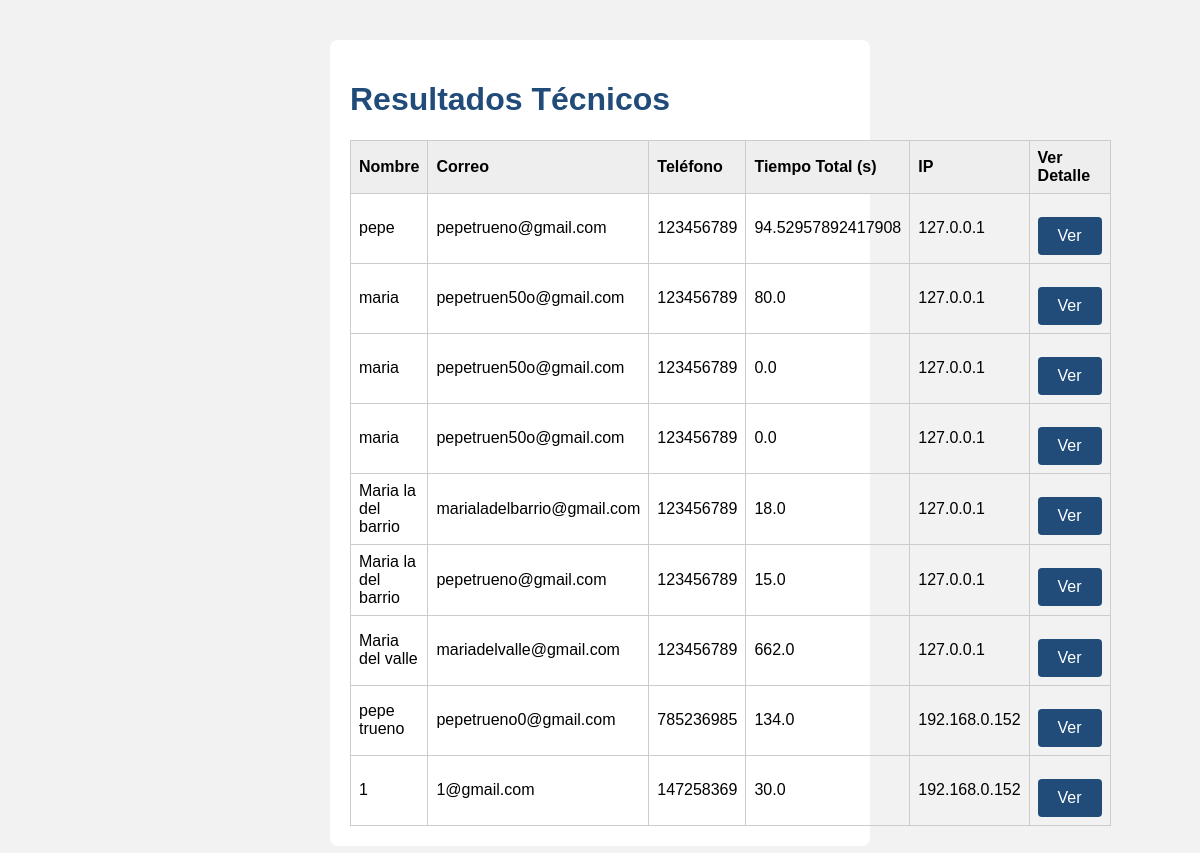
Page /resultados on the earlier database version.
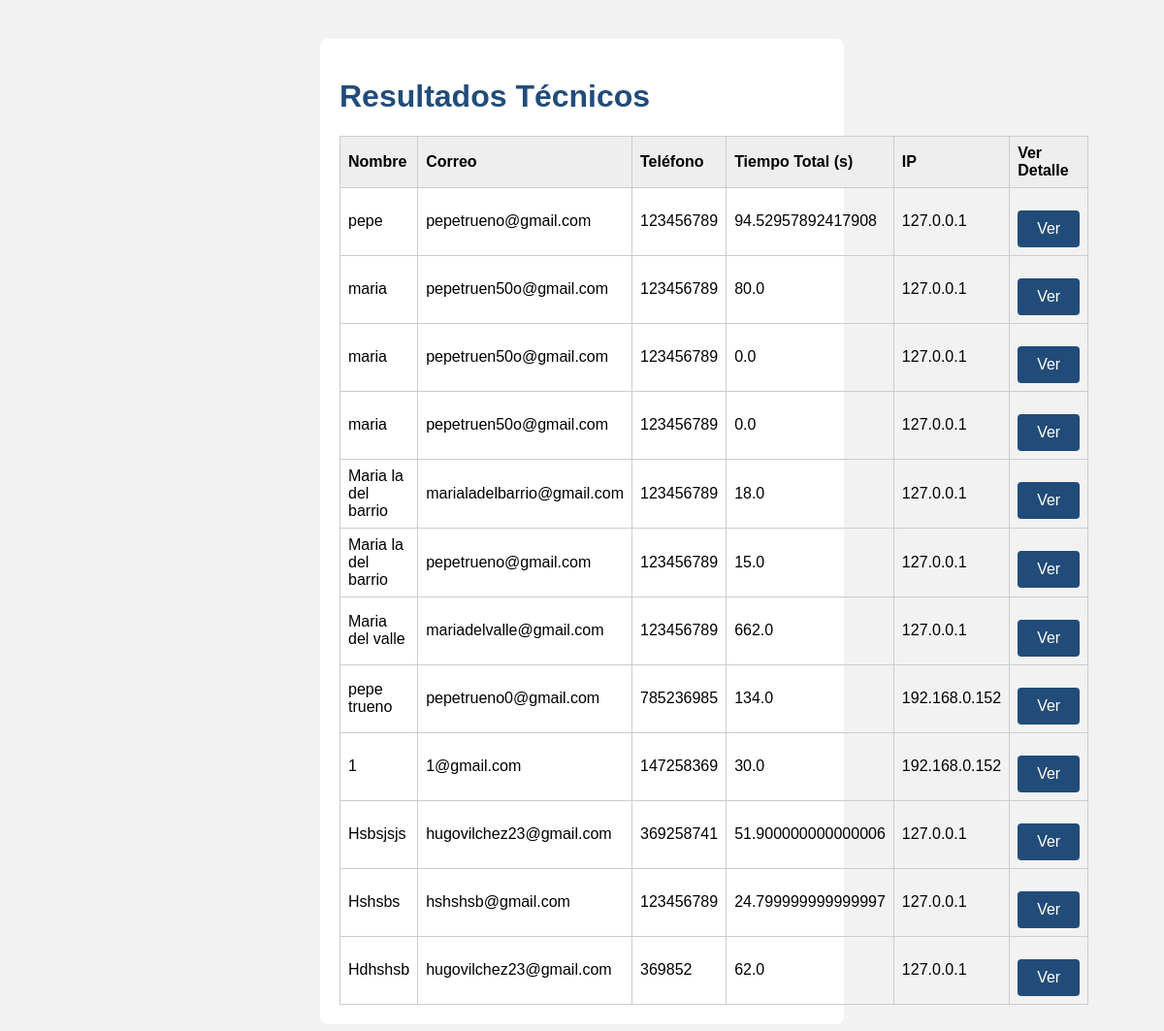
Same page on the later database version.
### tables this page shows
CREATE TABLE respuestas (
                id INTEGER PRIMARY KEY AUTOINCREMENT,
                nombre TEXT,
                correo TEXT,
                telefono TEXT,
                respuestas TEXT,
                tiempos TEXT,
                tiempo_total REAL,
                ip TEXT
            );

### app.py (the view)
@app.route("/resultados")
def resultados():
    conn = sqlite3.connect(DB_FILE)
    c = conn.cursor()
    c.execute("SELECT id, nombre, correo, telefono, tiempo_total, ip FROM respuestas")
    rows = c.fetchall()
    conn.close()
    return render_template("resultados.html", resultados=rows)

### templates/resultados.html (shortened to what this page needs)
<!DOCTYPE html>
<html lang="es">
<head>
  <link rel="stylesheet" href="{{ url_for('static', filename='style.css') }}">
</head>
<body>
  <div class="container">
    <h1>Resultados Técnicos</h1>
    <table>
      <thead>
        <tr>
          <th>Nombre</th>
          <th>Correo</th>
          <th>Teléfono</th>
          <th>Tiempo Total (s)</th>
          <th>IP</th>
          <th>Ver Detalle</th>
        </tr>
      </thead>
      <tbody>
        {% for r in resultados %}
          <tr>
            <td>{{ r[1] }}</td>
            <td>{{ r[2] }}</td>
            <td>{{ r[3] }}</td>
            <td>{{ r[4] }}</td>
            <td>{{ r[5] }}</td>
            <td>
              <a href="{{ url_for('resultados_tecnico', res_id=r[0]) }}">Ver</a>
            </td>
          </tr>
        {% endfor %}
      </tbody>
    </table>
  </div>
</body>
</html>

### static/style.css (style rules this page uses)
body { font-family: Arial, sans-serif; background: #f2f2f2; margin: 0; padding: 0; }
.container { max-width: 500px; margin: 40px auto; background: white; padding: 20px; border-radius: 8px; }
h1, h2 { color: #214C7A; }
table { width: 100%; border-collapse: collapse; margin-top: 20px; }
th, td { border: 1px solid #ccc; padding: 8px; text-align: left; }
th { background: #eee; }
button, .container a { display: inline-block; margin-top: 15px; padding: 10px 20px; background: #214C7A; color: white; text-decoration: none; border: none; border-radius: 4px; }

Differences in the rows shown:
added respuestas: nombre "Hsbsjsjs", correo "hugovilchez23@gmail.com", telefono "369258741", tiempo_total "51.900000000000006", ip "127.0.0.1"
added respuestas: nombre "Hshsbs", correo "hshshsb@gmail.com", telefono "123456789", tiempo_total "24.799999999999997", ip "127.0.0.1"
added respuestas: nombre "Hdhshsb", correo "hugovilchez23@gmail.com", telefono "369852", tiempo_total "62.0", ip "127.0.0.1"
